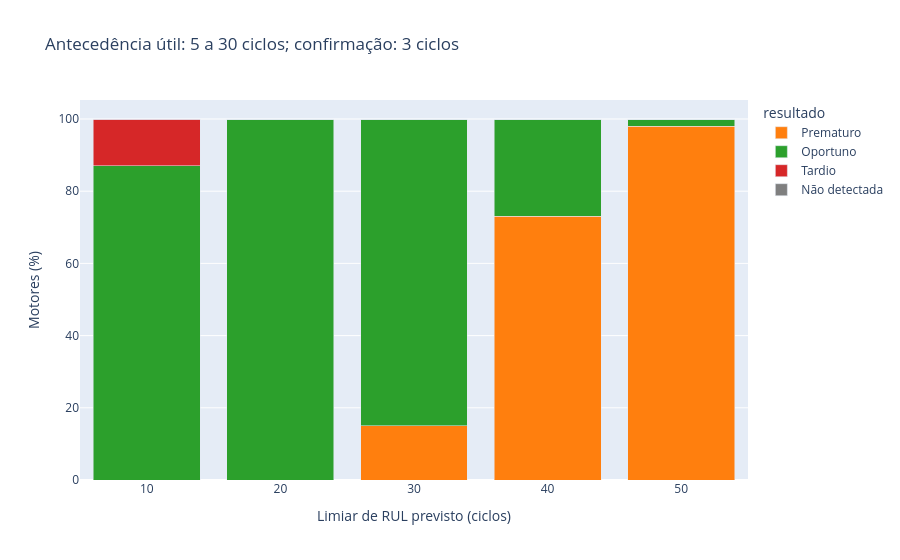

Here is the notebook cell this chart was saved with:
### Markdown cell above
Insights: Cada motor será contado uma única vez por limiar. Um alerta precoce demais poderá antecipar uma intervenção; um alerta tardio poderá deixar tempo insuficiente para agir. A confirmação reduz a resposta a oscilações isoladas, mas consome parte da antecedência disponível.

### Code cell
order = ['Prematuro', 'Oportuno', 'Tardio', 'Não detectada']
plot = summary.melt(id_vars=['limiar', 'motores'], value_vars=order, var_name='resultado', value_name='quantidade')
plot['percentual'] = 100 * plot.quantidade / plot.motores
fig = px.bar(plot, x='limiar', y='percentual', color='resultado', barmode='stack', category_orders={'resultado': order}, color_discrete_map={'Oportuno': '#2CA02C', 'Prematuro': '#FF7F0E', 'Tardio': '#D62728', 'Não detectada': '#7F7F7F'}, labels={'limiar': 'Limiar de RUL previsto (ciclos)', 'percentual': 'Motores (%)'}, title='Antecedência útil: 5 a 30 ciclos; confirmação: 3 ciclos')
fig.show()
display(events.loc[events.resultado == 'Oportuno'].groupby('limiar').antecedencia.agg(['count', 'median', 'min', 'max']))

### Figure 1 — Plotly figure (JSON) as saved in the notebook; plotly's stock layout.template omitted (floating-point values rounded to 4 significant figures)
{"data": [{"hovertemplate": "resultado=Prematuro<br>Limiar de RUL previsto (ciclos)=%{x}<br>Motores (%)=%{y}<extra></extra>", "legendgroup": "Prematuro", "marker": {"color": "#FF7F0E", "pattern": {"shape": ""}}, "name": "Prematuro", "orientation": "v", "showlegend": true, "textposition": "auto", "type": "bar", "x": [10, 20, 30, 40, 50], "xaxis": "x", "y": [0.0, 0.0, 15.0, 73.0, 98.0], "yaxis": "y"}, {"hovertemplate": "resultado=Oportuno<br>Limiar de RUL previsto (ciclos)=%{x}<br>Motores (%)=%{y}<extra></extra>", "legendgroup": "Oportuno", "marker": {"color": "#2CA02C", "pattern": {"shape": ""}}, "name": "Oportuno", "orientation": "v", "showlegend": true, "textposition": "auto", "type": "bar", "x": [10, 20, 30, 40, 50], "xaxis": "x", "y": [87.0, 100.0, 85.0, 27.0, 2.0], "yaxis": "y"}, {"hovertemplate": "resultado=Tardio<br>Limiar de RUL previsto (ciclos)=%{x}<br>Motores (%)=%{y}<extra></extra>", "legendgroup": "Tardio", "marker": {"color": "#D62728", "pattern": {"shape": ""}}, "name": "Tardio", "orientation": "v", "showlegend": true, "textposition": "auto", "type": "bar", "x": [10, 20, 30, 40, 50], "xaxis": "x", "y": [13.0, 0.0, 0.0, 0.0, 0.0], "yaxis": "y"}, {"hovertemplate": "resultado=Não detectada<br>Limiar de RUL previsto (ciclos)=%{x}<br>Motores (%)=%{y}<extra></extra>", "legendgroup": "Não detectada", "marker": {"color": "#7F7F7F", "pattern": {"shape": ""}}, "name": "Não detectada", "orientation": "v", "showlegend": true, "textposition": "auto", "type": "bar", "x": [10, 20, 30, 40, 50], "xaxis": "x", "y": [0.0, 0.0, 0.0, 0.0, 0.0], "yaxis": "y"}], "layout": {"barmode": "stack", "legend": {"title": {"text": "resultado"}, "tracegroupgap": 0}, "title": {"text": "Antecedência útil: 5 a 30 ciclos; confirmação: 3 ciclos"}, "xaxis": {"anchor": "y", "domain": [0, 1], "title": {"text": "Limiar de RUL previsto (ciclos)"}}, "yaxis": {"anchor": "x", "domain": [0, 1], "title": {"text": "Motores (%)"}}}}
